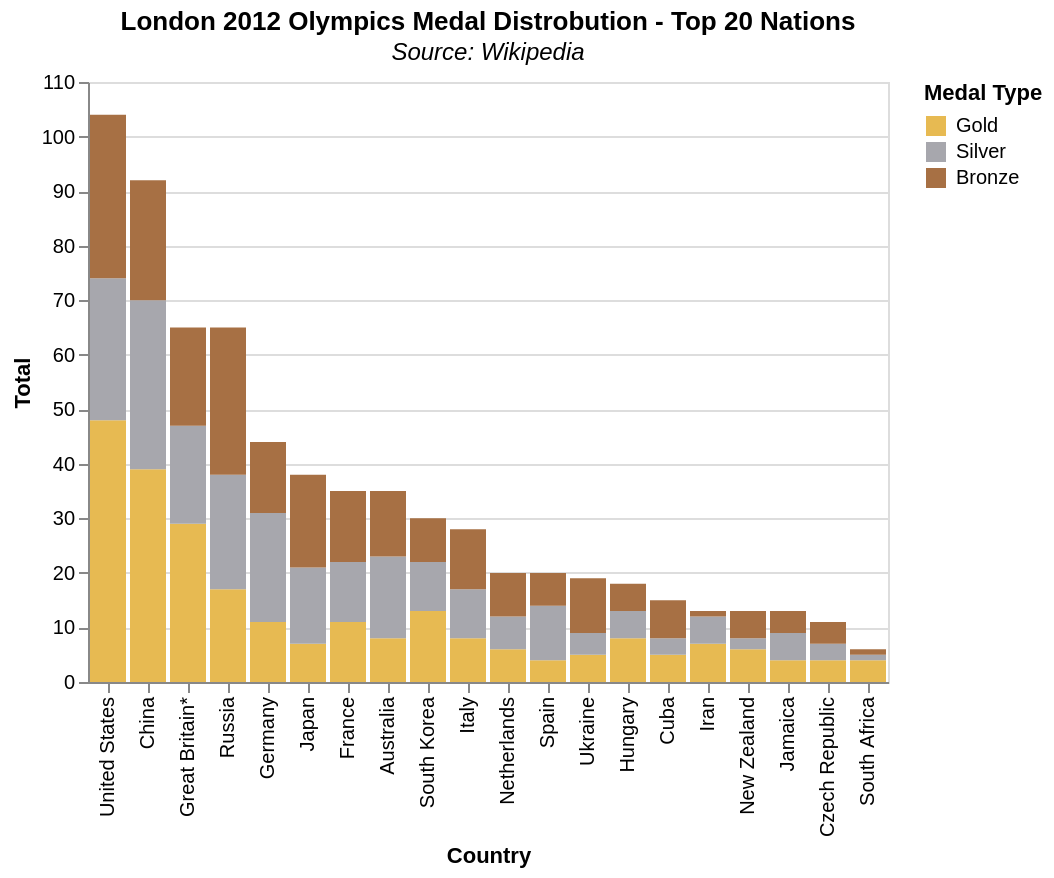

Source (Vega-Lite JSON):
### Vega-Lite specification from a JSON file in a GitHub repository (floating-point values rounded to 4 significant figures)
{"$schema": "https://vega.github.io/schema/vega-lite/v5.json", "title": {"text": "London 2012 Olympics Medal Distrobution - Top 20 Nations", "subtitle": "Source: Wikipedia", "subtitleFontStyle": "italic"}, "data": {"values": [{"": "0", "Country": "United States", "Medal": "Gold", "Total": "48"}, {"": "1", "Country": "United States", "Medal": "Silver", "Total": "26"}, {"": "2", "Country": "United States", "Medal": "Bronze", "Total": "30"}, {"": "3", "Country": "China", "Medal": "Gold", "Total": "39"}, {"": "4", "Country": "China", "Medal": "Silver", "Total": "31"}, {"": "5", "Country": "China", "Medal": "Bronze", "Total": "22"}, {"": "6", "Country": "Great Britain*", "Medal": "Gold", "Total": "29"}, {"": "7", "Country": "Great Britain*", "Medal": "Silver", "Total": "18"}, {"": "8", "Country": "Great Britain*", "Medal": "Bronze", "Total": "18"}, {"": "9", "Country": "Russia", "Medal": "Gold", "Total": "17"}, {"": "10", "Country": "Russia", "Medal": "Silver", "Total": "21"}, {"": "11", "Country": "Russia", "Medal": "Bronze", "Total": "27"}, {"": "12", "Country": "South Korea", "Medal": "Gold", "Total": "13"}, {"": "13", "Country": "South Korea", "Medal": "Silver", "Total": "9"}, {"": "14", "Country": "South Korea", "Medal": "Bronze", "Total": "8"}, {"": "15", "Country": "Germany", "Medal": "Gold", "Total": "11"}, {"": "16", "Country": "Germany", "Medal": "Silver", "Total": "20"}, {"": "17", "Country": "Germany", "Medal": "Bronze", "Total": "13"}, {"": "18", "Country": "France", "Medal": "Gold", "Total": "11"}, {"": "19", "Country": "France", "Medal": "Silver", "Total": "11"}, {"": "20", "Country": "France", "Medal": "Bronze", "Total": "13"}, {"": "21", "Country": "Australia", "Medal": "Gold", "Total": "8"}, {"": "22", "Country": "Australia", "Medal": "Silver", "Total": "15"}, {"": "23", "Country": "Australia", "Medal": "Bronze", "Total": "12"}, {"": "24", "Country": "Italy", "Medal": "Gold", "Total": "8"}, {"": "25", "Country": "Italy", "Medal": "Silver", "Total": "9"}, {"": "26", "Country": "Italy", "Medal": "Bronze", "Total": "11"}, {"": "27", "Country": "Hungary", "Medal": "Gold", "Total": "8"}, {"": "28", "Country": "Hungary", "Medal": "Silver", "Total": "5"}, {"": "29", "Country": "Hungary", "Medal": "Bronze", "Total": "5"}, {"": "30", "Country": "Japan", "Medal": "Gold", "Total": "7"}, {"": "31", "Country": "Japan", "Medal": "Silver", "Total": "14"}, {"": "32", "Country": "Japan", "Medal": "Bronze", "Total": "17"}, {"": "33", "Country": "Iran", "Medal": "Gold", "Total": "7"}, {"": "34", "Country": "Iran", "Medal": "Silver", "Total": "5"}, {"": "35", "Country": "Iran", "Medal": "Bronze", "Total": "1"}, {"": "36", "Country": "Netherlands", "Medal": "Gold", "Total": "6"}, {"": "37", "Country": "Netherlands", "Medal": "Silver", "Total": "6"}, {"": "38", "Country": "Netherlands", "Medal": "Bronze", "Total": "8"}, {"": "39", "Country": "New Zealand", "Medal": "Gold", "Total": "6"}, {"": "40", "Country": "New Zealand", "Medal": "Silver", "Total": "2"}, {"": "41", "Country": "New Zealand", "Medal": "Bronze", "Total": "5"}, {"": "42", "Country": "Ukraine", "Medal": "Gold", "Total": "5"}, {"": "43", "Country": "Ukraine", "Medal": "Silver", "Total": "4"}, {"": "44", "Country": "Ukraine", "Medal": "Bronze", "Total": "10"}, {"": "45", "Country": "Cuba", "Medal": "Gold", "Total": "5"}, {"": "46", "Country": "Cuba", "Medal": "Silver", "Total": "3"}, {"": "47", "Country": "Cuba", "Medal": "Bronze", "Total": "7"}, {"": "48", "Country": "Spain", "Medal": "Gold", "Total": "4"}, {"": "49", "Country": "Spain", "Medal": "Silver", "Total": "10"}, {"": "50", "Country": "Spain", "Medal": "Bronze", "Total": "6"}, {"": "51", "Country": "Jamaica", "Medal": "Gold", "Total": "4"}, {"": "52", "Country": "Jamaica", "Medal": "Silver", "Total": "5"}, {"": "53", "Country": "Jamaica", "Medal": "Bronze", "Total": "4"}, {"": "54", "Country": "Czech Republic", "Medal": "Gold", "Total": "4"}, {"": "55", "Country": "Czech Republic", "Medal": "Silver", "Total": "3"}, {"": "56", "Country": "Czech Republic", "Medal": "Bronze", "Total": "4"}, {"": "57", "Country": "South Africa", "Medal": "Gold", "Total": "4"}, {"": "58", "Country": "South Africa", "Medal": "Silver", "Total": "1"}, {"": "59", "Country": "South Africa", "Medal": "Bronze", "Total": "1"}]}, "mark": "bar", "encoding": {"x": {"field": "Country", "type": "ordinal", "title": "Country", "sort": "-y"}, "y": {"field": "Total", "type": "quantitative"}, "color": {"field": "Medal", "type": "ordinal", "scale": {"domain": ["Gold", "Silver", "Bronze"], "range": ["#e7ba52", "#A7A7AD", "#A77044"]}, "title": "Medal Type"}, "order": {"aggregate": "count"}}}
